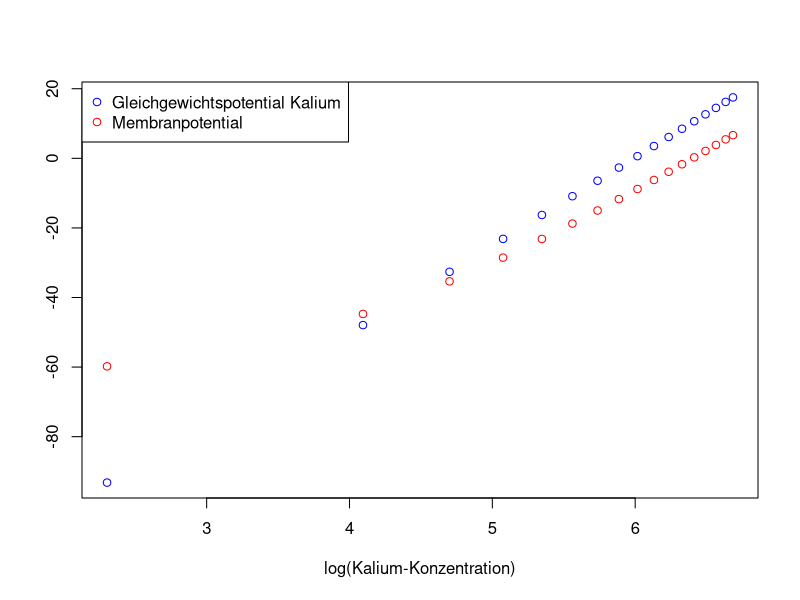

The R source for this figure:
setwd("/Users/marasteiger/Documents/Uni/Neuro/Praktikum/tag3/Aufgabe1")

a1 <- read.table("1_2.txt", header = T)

plot(log(a1[,1]),a1[,2], xlab = "log(Kalium-Konzentration)", ylab = "" ,col = "blue")
lines(log(a1[,1]),a1[,3],type="p", col = "red")
legend("topleft", legend=c("Gleichgewichtspotential Kalium", "Membranpotential"), col = c("blue","red"), pch = c(1,1))